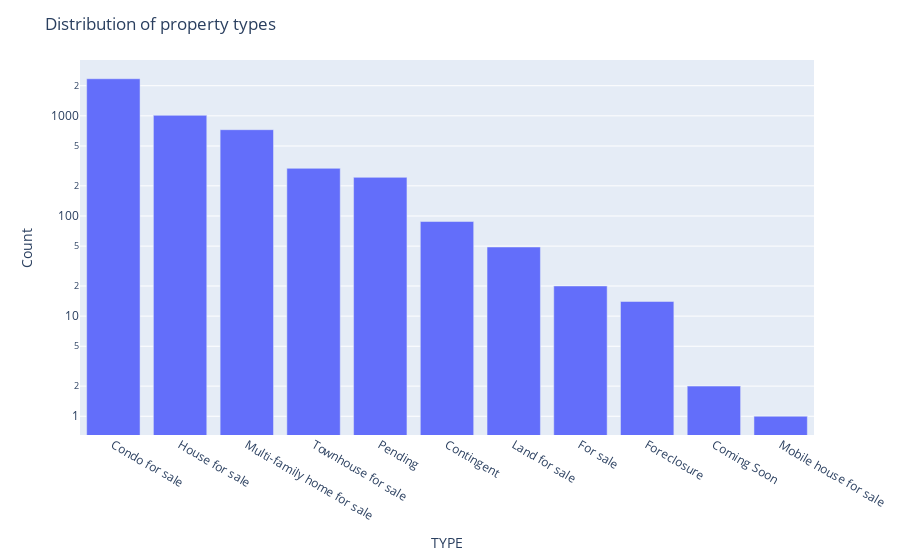

The code cell stored with this chart in its notebook:
### Code cell
counts = df['TYPE'].value_counts().reset_index()
counts.columns = ['type', 'count']
fig = px.bar(counts, x='type', y='count', log_y=True)
fig.update_layout(title='Distribution of property types', xaxis_title='TYPE', yaxis_title='Count')
fig.show()

### Figure 1 — Plotly figure (JSON) as saved in the notebook; plotly's stock layout.template omitted (floating-point values rounded to 4 significant figures)
{"data": [{"alignmentgroup": "True", "hovertemplate": "type=%{x}<br>count=%{y}<extra></extra>", "legendgroup": "", "marker": {"color": "#636efa", "pattern": {"shape": ""}}, "name": "", "offsetgroup": "", "orientation": "v", "showlegend": false, "textposition": "auto", "type": "bar", "x": ["Condo for sale", "House for sale", "Multi-family home for sale", "Townhouse for sale", "Pending", "Contingent", "Land for sale", "For sale", "Foreclosure", "Coming Soon", "Mobile house for sale"], "xaxis": "x", "y": [2346, 1012, 727, 299, 243, 88, 49, 20, 14, 2, 1], "yaxis": "y"}], "layout": {"barmode": "relative", "legend": {"tracegroupgap": 0}, "margin": {"t": 60}, "title": {"text": "Distribution of property types"}, "xaxis": {"anchor": "y", "domain": [0, 1], "title": {"text": "TYPE"}}, "yaxis": {"anchor": "x", "domain": [0, 1], "title": {"text": "Count"}, "type": "log"}}}
